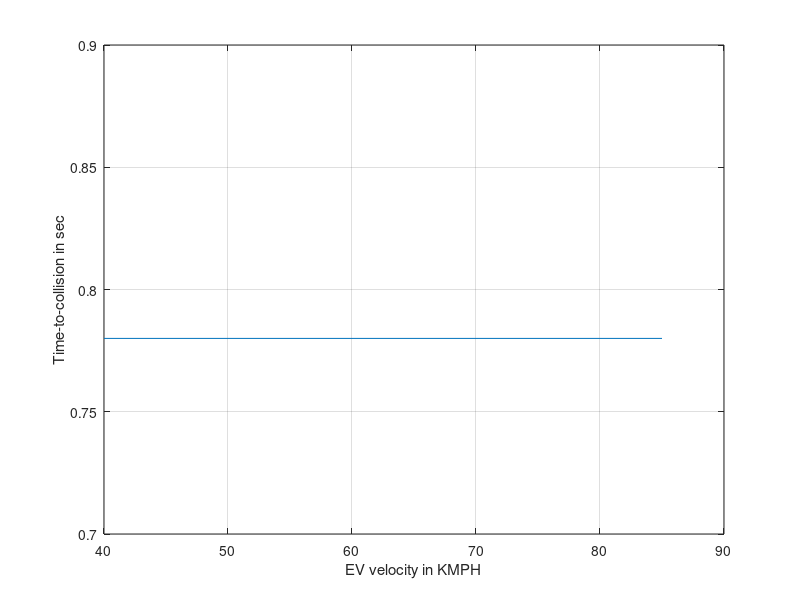
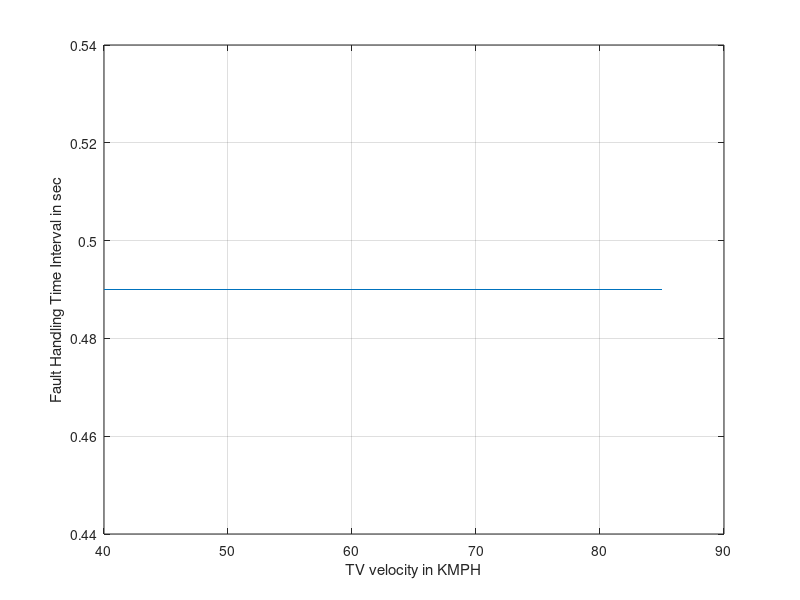

These figures' MATLAB source, in order: (Note: this script raises an error after producing the figures.)
%% Clean workspace and close all
clear all
close all
clc
%% Constraint for parameter

KK = 0;

    Speed = [];
    TimeDur = [];
    DataTTC = [];
    for EgoVehicleSpeed = 40 : 5 : 88.5
        
        Vx_EV = EgoVehicleSpeed/3.6;
        Dist2Bondary = 0.3;
       
        %%
        LaneWidth = 3.66;
        TruckWidth = 3.05;
        WheelBase = 5.79;
        Ay = -0.1*9.81;
        AyComp = -Ay;
        % Saturation: If acceleration is more than 1g. Need to saturate
        if abs(AyComp) > 9.81
            AyComp = sign(AyComp)*9.81;
        else
            AyComp = AyComp;
        end
        
        dT = 0.01;
        VelY = 0;
        DistCovered = 0;
        K = 0;
 %% TTC computation
        Flag = false;
        while(Flag == false)
            VelY = VelY + dT * Ay;
            DistCovered = DistCovered + dT*VelY;
            K = K + 1;
            if (abs(DistCovered) >= Dist2Bondary)
                Flag = true;
            end
        end
        TTC = K * dT;
        %% Dist covered during response time
        for ijk = TTC : -dT : 0.001
           
        IC = 0;
        VelY = 0;
        DistCovered = 0;
        Flag = false;
        C = 0;
        %% FHTI calculation
        for i = 0 : dT : ijk
            VelY = VelY + dT * Ay;
            DistCovered = DistCovered + dT*VelY;
        end
        DistCovered1 = abs(DistCovered);
 %% 
 
        Flag = false;
        N = 0;
        Pev_VelY = VelY;
        DistCovered = 0;
        while(Flag == false)
            
            VelY = VelY + dT * AyComp;
            DistCovered = DistCovered + dT*VelY;
            if sign(VelY) ~= sign(Pev_VelY)
                Flag = true;
            end
            N = N + 1;
        end
        
        DistCovered2 = abs(DistCovered);
        TotalDist = DistCovered1 + DistCovered2;
        if abs(TotalDist) < (Dist2Bondary-0.05)
            break;
        end
        end
        Speed = [Speed EgoVehicleSpeed];
        TimeDur = [TimeDur ijk];
        DataTTC = [DataTTC TTC];
     
    end
    
    
%% Plots
figure(1);
plot(Speed,DataTTC);
grid on
xlabel('EV velocity in KMPH')
ylabel('Time-to-collision in sec');
hold on

f=gcf;
saveas(f,'surfacestrt_non_steering_tire_2_TTC.jpg');

figure(2);
plot(Speed,TimeDur);
grid on
xlabel('TV velocity in KMPH')
ylabel('Fault Handling Time Interval in sec');
hold on

f=gcf;
saveas(f,'surfacestrt_non_steering_tire_2_FHTI.jpg');

%% excel write
x_speed=Speed';
y_TTC=DataTTC';
z_FHTI=TimeDur';
data={'Vehicle_Speed','TTC','FHTI'};
xlswrite('Functional_Safety_Scenarios',data,'surfacestrt_non_steering_tire_2','A1');
xlswrite('Functional_Safety_Scenarios',x_speed,'surfacestrt_non_steering_tire_2','A2');
xlswrite('Functional_Safety_Scenarios',y_TTC,'surfacestrt_non_steering_tire_2','B2');
xlswrite('Functional_Safety_Scenarios',z_FHTI,'surfacestrt_non_steering_tire_2','C2');

folder = pwd;
excelFileName = 'Functional_Safety_Scenarios.xls';
fullFileName = fullfile(folder, excelFileName);
objExcel = actxserver('Excel.Application');
objExcel.Visible = true;
ExcelWorkbook = objExcel.Workbooks.Open(fullFileName);
oSheet = objExcel.ActiveSheet;
imageFolder = fileparts(which('surfacestrt_non_steering_tire_2_TTC.jpg'));
imageFullFileName = fullfile(imageFolder, 'surfacestrt_non_steering_tire_2_TTC.jpg');
Shapes = oSheet.Shapes;
Shapes.AddPicture(imageFullFileName, 0, 1, 400, 20, 400, 300);

imageFolder1 = fileparts(which('surfacestrt_non_steering_tire_2_FHTI.jpg'));
imageFullFileName1 = fullfile(imageFolder, 'surfacestrt_non_steering_tire_2_FHTI.jpg');
Shapes.AddPicture(imageFullFileName1, 0, 1, 850, 20, 400, 300);

objExcel.DisplayAlerts = false;
ExcelWorkbook.SaveAs(fullFileName);
ExcelWorkbook.Close(false);
objExcel.Quit; 
